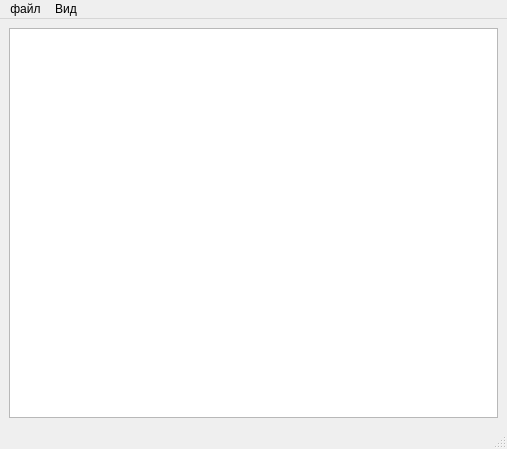
<?xml version="1.0" encoding="UTF-8"?>
<ui version="4.0">
 <class>MainWindow</class>
 <widget class="QMainWindow" name="MainWindow">
  <property name="geometry">
   <rect>
    <x>0</x>
    <y>0</y>
    <width>507</width>
    <height>449</height>
   </rect>
  </property>
  <property name="windowTitle">
   <string>MainWindow</string>
  </property>
  <widget class="QWidget" name="centralwidget">
   <layout class="QGridLayout" name="gridLayout">
    <item row="0" column="0">
     <widget class="QPlainTextEdit" name="plainTextEdit_1">
      <property name="font">
       <font>
        <pointsize>12</pointsize>
       </font>
      </property>
      <property name="lineWrapMode">
       <enum>QPlainTextEdit::NoWrap</enum>
      </property>
     </widget>
    </item>
   </layout>
  </widget>
  <widget class="QMenuBar" name="menubar">
   <property name="geometry">
    <rect>
     <x>0</x>
     <y>0</y>
     <width>507</width>
     <height>22</height>
    </rect>
   </property>
   <widget class="QMenu" name="menu_file">
    <property name="title">
     <string>файл</string>
    </property>
    <addaction name="atn_new"/>
    <addaction name="atn_open"/>
    <addaction name="separator"/>
    <addaction name="atn_save_as"/>
    <addaction name="separator"/>
    <addaction name="atn_to_close"/>
   </widget>
   <widget class="QMenu" name="menu">
    <property name="title">
     <string>Вид</string>
    </property>
   </widget>
   <addaction name="menu_file"/>
   <addaction name="menu"/>
  </widget>
  <widget class="QStatusBar" name="statusbar"/>
  <action name="atn_new">
   <property name="text">
    <string>Новый...</string>
   </property>
  </action>
  <action name="atn_open">
   <property name="text">
    <string>Открыть...</string>
   </property>
  </action>
  <action name="atn_save_as">
   <property name="text">
    <string>Сохранить как...</string>
   </property>
  </action>
  <action name="atn_to_close">
   <property name="text">
    <string>Закрыть</string>
   </property>
  </action>
 </widget>
 <resources/>
 <connections/>
</ui>
